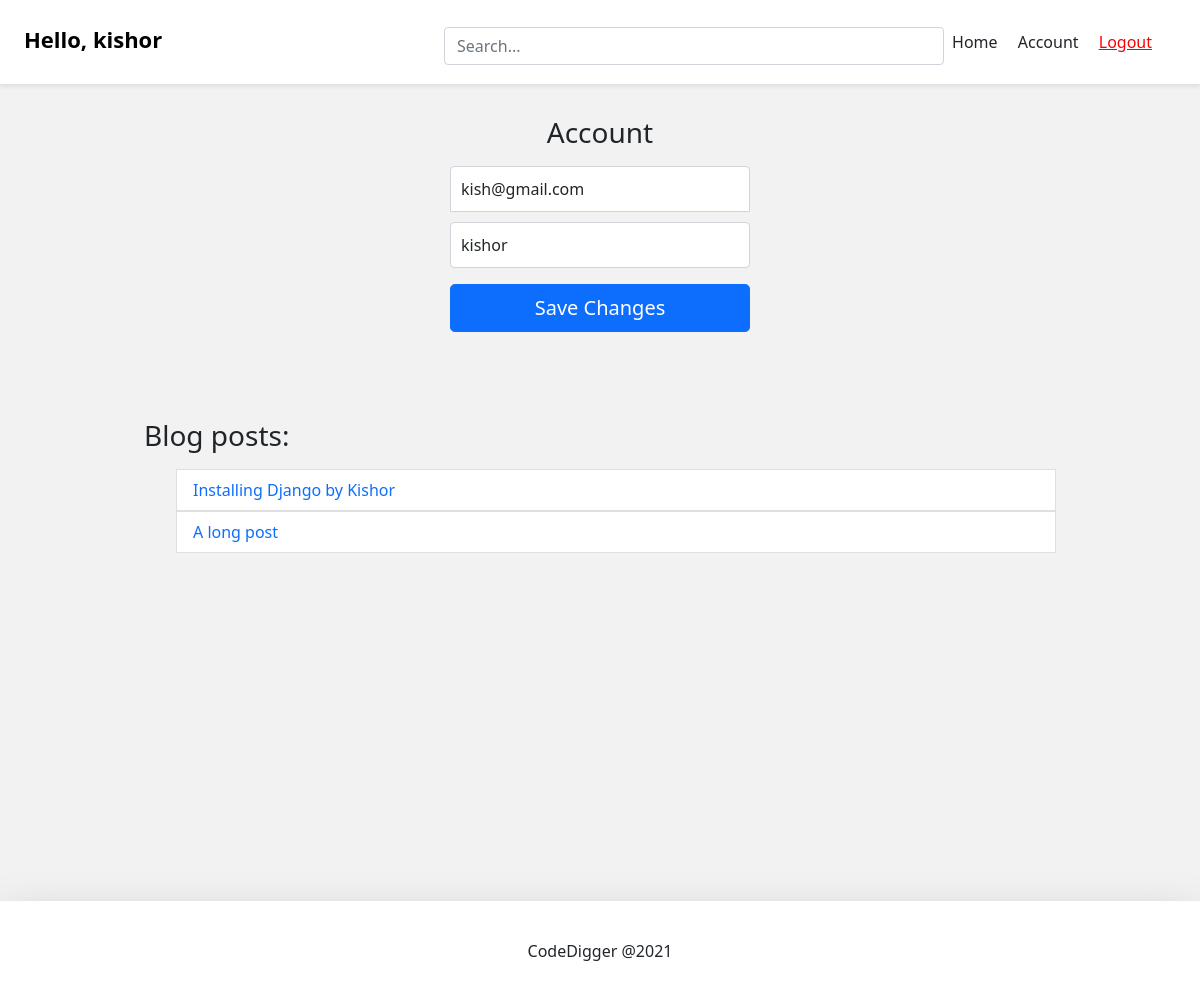
The app's page /account/ (signed in) with its own data.
### account/models.py (models this page shows, shortened)
class Account(AbstractBaseUser):
	email					= models.EmailField(verbose_name='email', max_length=60, unique=True)
	username				= models.CharField(unique=True,max_length=30)
	date_joined				= models.DateTimeField(verbose_name='date joined', auto_now_add=True)
	last_login				= models.DateTimeField(verbose_name='last login', auto_now=True)
	is_admin				= models.BooleanField(default=False)
	is_active				= models.BooleanField(default=True)
	is_staff				= models.BooleanField(default=False)
	is_superuser			= models.BooleanField(default=False)
	USERNAME_FIELD = 'email'
	REQUIRED_FIELDS = ['username']
	objects = MyAccountManager()

### blog/models.py (models this page shows)
class BlogPost(models.Model):
	title				= models.CharField(max_length=50, null=False, blank=False)
	body				= models.TextField(max_length=5000, null=False, blank=False)
	image				= models.ImageField(upload_to=upload_loaction, null=False, blank=False)
	date_published		= models.DateTimeField(auto_now_add=True, verbose_name="date published")
	date_updated		= models.DateTimeField(auto_now=True, verbose_name="date updated")
	author 				= models.ForeignKey(settings.AUTH_USER_MODEL, on_delete=models.CASCADE)
	slug 				= models.SlugField(blank=True, unique=True)
	def __str__(self):
		return self.title

### account/views.py (the view)
# urls.py: path('account/', account_view, name="account"),
def account_view(request):
	if not request.user.is_authenticated:
		return render("login")
	context = {}
	if request.POST:
		form = AccountUpdateForm(request.POST, instance=request.user)
		if form.is_valid():
			form.initial = {
					"email": request.POST['email'],
					"username": request.POST['username'],
			}
			form.save()
			context['success'] = "Changes made are Updated."
	else:
		form = AccountUpdateForm(
				initial={
				"email":request.user.email,
				"username":request.user.username
				}
			)
	context['account_form']=form
	blog_posts = BlogPost.objects.filter(author=request.user)
	context['blog_posts'] = blog_posts
	return render(request, 'account/account.html', context)

### account/forms.py (shortened to what this page needs)
class AccountUpdateForm(forms.ModelForm):
	class Meta:
		model = Account
		fields = ('email', 'username')

### account/templates/account/account.html (shortened to what this page needs)
{% extends 'base.html' %}
{% block content %}
  <form class="form-signin align-items-center" method="POST">{% csrf_token %}
    <h1 class="h3 mb-3 fw-normal ">Account</h1>
    <input type="email" name="email" id="inputEmail" class="form-control" placeholder="Email address" required autofocus value="{{account_form.initial.email}}">
    <input type="text" name="username" id="inputUsername" class="form-control" placeholder="Username" required value="{{account_form.initial.username}}">
    <button class="w-100 btn btn-lg btn-primary" type="submit">Save Changes</button>
  </form>
  <div class="container mt-5 p-4">
    <div class="row">
      <div class="blog_posts">
        <h3 class="mb-3 font-weight-normal">Blog posts:</h3>
        {% if blog_posts %}
          <ul>
            {% for p in blog_posts %}
              <a href="{% url 'blog:detail' p.slug %}" style="text-decoration: none;">
                <li class="list-group-item">{{p}}</li>
              </a>
            {% endfor %}
          </ul>
        {% else %}
            <p>You have no blog post yet. Create one now. Click <a href="{% url 'blog:create' %}">here.</a></p>
        {% endif %}
      </div>
    </div>
  </div>
{% endblock content %}

### templates/snippets/header.html (shortened to what this page needs)
<link href="https://cdn.jsdelivr.net/npm/bootstrap@5.0.0-beta1/dist/css/bootstrap.min.css" rel="stylesheet">
<header class="d-flex flex-column flex-md-row align-items-center p-3 px-md-4 mb-3 bg-white border-bottom shadow-sm">
  <h5 class="h5 my-0 me-md-auto fw-normal">
  	{% if request.user.is_authenticated %}
  	<p style="color: black;font-size: 22px; font-weight: bold;margin-top: 10px">Hello, {{request.user.username}}</p>
  	{% endif %}
  </h5>
  <div class="search-bar mt-sm-2 mr-2">
    <form method="get">
      <input type="text" class="form-control" name="q" id="id_q" placeholder="Search...">
    </form>
  </div>
  <nav  class="my-2 my-md-0 me-md-3">
  	{% if request.user.is_authenticated %}
  		<a  class="p-2 text-dark nodec" href="{% url 'home' %}">Home</a>
 		<a class="p-2 text-dark nodec" href="{% url 'account' %}">Account</a>
		<a class="p-2" style="color: red;"  href="{% url 'logout' %}">Logout</a>
	{% else %}
		<a class="p-2 text-dark nodec" href="{% url 'home' %}">Home</a>
		<a class="p-2 text-dark nodec" href="{% url 'login' %}">Login</a>
		<a class="btn btn-outline-primary nodec" href="{% url 'register' %}">Register</a>
  	{% endif %}
</nav>
</header>

### templates/snippets/header.html (style rules this page uses)
.container { max-width: 960px; }
.nodec { text-decoration:none; }
.search-bar { max-width: 500px; width: 100%; }

### templates/snippets/baseCSS.html (style rules this page uses)
body { background-color: #f2f2f2; }

### account/templates/account/account.html (style rules this page uses)
.form-signin { width: 100%; max-width: 330px; padding: 15px; margin: auto; }
.h3 { text-align: center; }
.form-signin .form-control { position: relative; box-sizing: border-box; height: auto; padding: 10px; font-size: 16px; }
.form-signin input[type="email"] { margin-bottom: 10px; border-bottom-right-radius: 0; border-bottom-left-radius: 0; }

### records on screen
Account: user.username "kishor", email "kish@gmail.com", username "kishor"
BlogPost: title "Installing Django by Kishor"
BlogPost: title "A long post"
